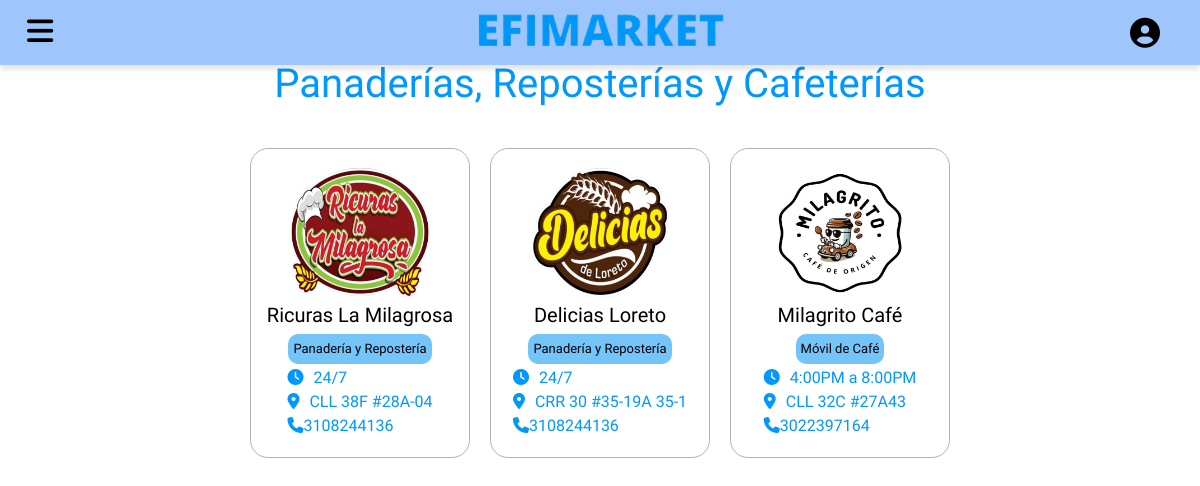
/Vista/categorias/panaderia.php, run on an earlier commit of the app's database.
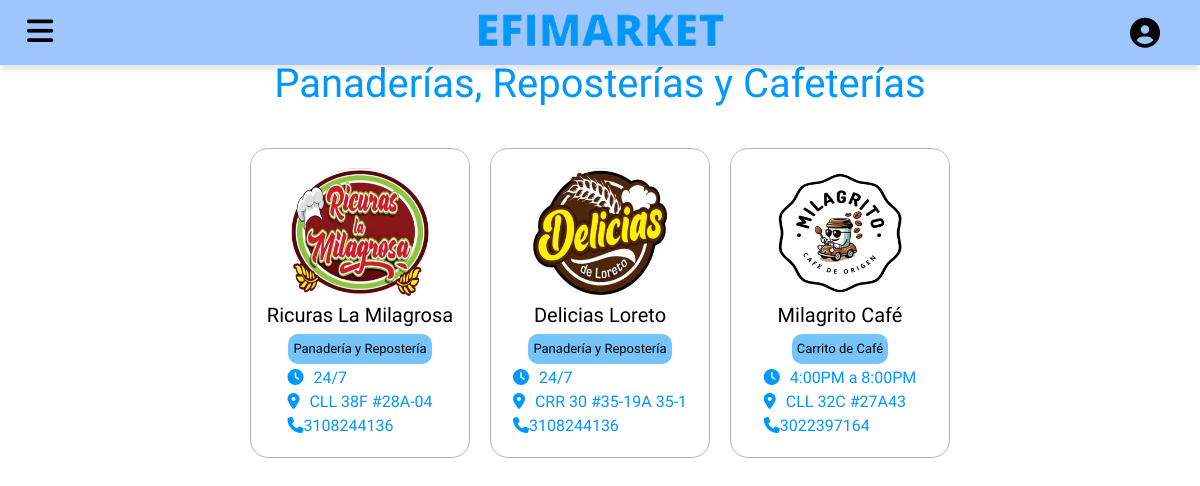
And on a later commit of the database.
### tables this page shows
CREATE TABLE `negocios` (
  `id_negocio` bigint(20) UNSIGNED NOT NULL,
  `id_usuario` int(11) NOT NULL,
  `nombre_negocio` varchar(100) NOT NULL,
  `descripcion` varchar(255) DEFAULT NULL,
  `direccion` varchar(255) DEFAULT NULL,
  `telefono` varchar(20) DEFAULT NULL,
  `sitio_web` varchar(100) DEFAULT NULL,
  `id_categoria` int(11) DEFAULT NULL,
  `horario` varchar(255) NOT NULL,
  `logo` varchar(255) NOT NULL
);

### Controlador/controladorNegocios.php (called while the page is built, shortened)
<?php
include_once(__DIR__ . '/../Modelo/modeloNegocios.php');
class ControladorNegocios
{
    private $conn;
    public function __construct()
    {
        $servername = "localhost";
        $username = "root";
        $password = "";
        $dbname = "efimarket";
        $this->conn = new mysqli($servername, $username, $password, $dbname);
    }
    public function obtenerNegociosPorCategoria($id_categoria)
    {
        $sql = "SELECT id_negocio, nombre_negocio, descripcion, direccion, telefono, sitio_web, horario, logo FROM negocios WHERE id_categoria = ?";
        $stmt = $this->conn->prepare($sql);
        $stmt->bind_param("i", $id_categoria);
        $stmt->execute();
        $result = $stmt->get_result();
        $negocios = [];
        while ($row = $result->fetch_assoc()) {
            $negocios[] = $row;
        }
        return $negocios;
    }
}

### Modelo/modeloNegocios.php (called while the page is built, shortened)
<?php
class ModeloNegocios
{
    public function __construct()
    {
        $this->conn = new mysqli('localhost', 'root', '', 'efimarket');
    }
}

### Vista/categorias/panaderia.php (the view, shortened to what this page needs)
<!DOCTYPE html>
<html lang="en">
<head>
    <link rel="stylesheet" href="../style.css">
    <link rel="stylesheet" href="categorias.css">
    <link rel="stylesheet" href="https://cdn.jsdelivr.net/npm/bootstrap@5.3.0/dist/css/bootstrap.min.css">
</head>
<body>
    <nav>
        <a class="hamburger link" href="#" onclick="toggleHamburgerMenu()"><i class="fa-solid fa-bars"></i></a>
        <a class="logo link" href="../index.php"><img width="260" src="../images/letras.png" alt=""></a>
        <div class="user-icon" onclick="toggleMenu()">
            <i class="fas fa-user-circle"></i>
    </nav>
    <header>
        <h1>Panaderías, Reposterías y Cafeterías</h1>
    </header>
    <div class="contenedor-negocios">
        <?php
        require_once '../../Controlador/controladorNegocios.php';
        $controladorNegocios = new ControladorNegocios();
        $negocios = $controladorNegocios->obtenerNegociosPorCategoria(2);
        if (empty($negocios)) {
            echo '<p class="no-negocios" style="text-align: center;">No hay negocios disponibles en esta categoría.</p>';
        } else {
            echo '<div class="cont-negocios">';
            foreach ($negocios as $negocio) {
                echo '<a href="#" class="negocio" data-bs-toggle="modal" data-bs-target="#modalNegocio' . $negocio['id_negocio'] . '">';
                echo '<img width="150px" height="150px" src="../../uploads/logos/' . $negocio['logo'] . '" alt="Logo del negocio">';
                echo '<h5 class="nombreNegocio">' . htmlspecialchars($negocio['nombre_negocio']) . '</h5>';
                echo '<div class="categoriaNegocio">' . htmlspecialchars($negocio['descripcion']) . '</div>';
                echo '<div class="info-negocio">';
                echo '<div class="horario"><i class="fa-solid fa-clock"></i><span>' . htmlspecialchars($negocio['horario']) . '</span></div>';
                echo '<div class="ubicacion"><i class="fa-solid fa-location-dot"></i><span>' . htmlspecialchars($negocio['direccion']) . '</span></div>';
                echo '<div class="telefono"><i class="fa-solid fa-phone"></i><span>' . htmlspecialchars($negocio['telefono']) . '</span></div>';
                echo '</div>';
                echo '</a>';
            }
            echo '</div>';
        }
        ?>
    </div>
</body>
</html>

What changed in the data, as far as the page shows it:
changed negocios "Milagrito Café": descripcion "Móvil de Café" → "Carrito de Café"
